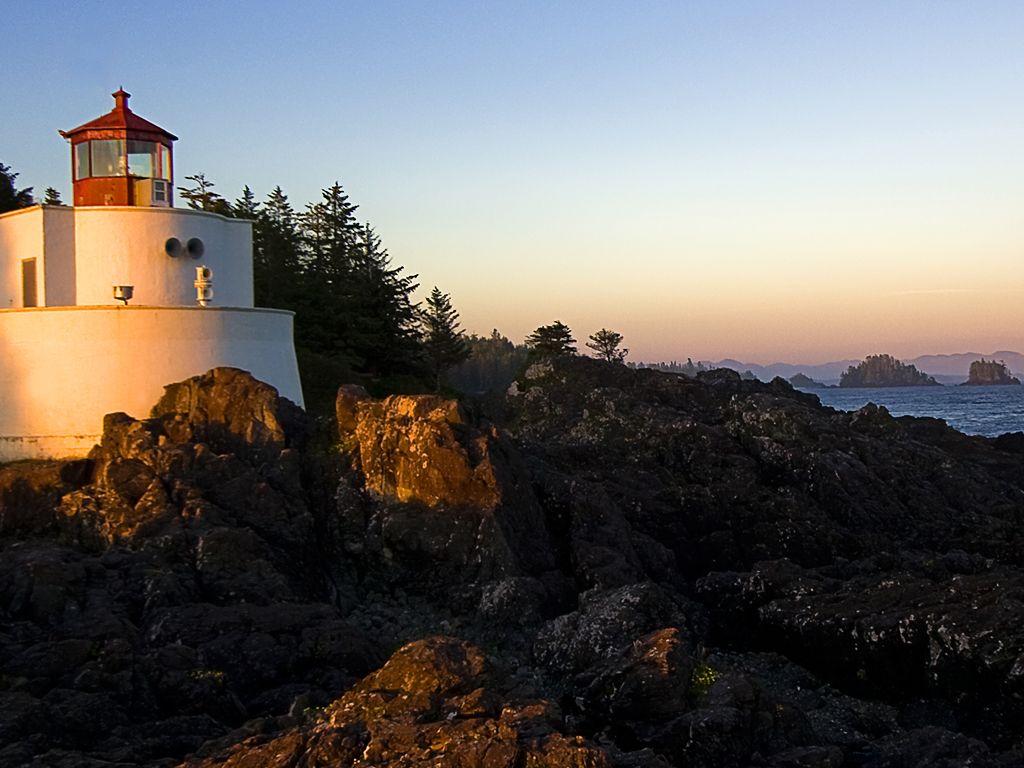
#> input picture light.jpg, 1024 x 768 px
$ python '012-Python PIL numpy graylevel.py'
#> lines starting #> are read from the running program, lines starting #| are printed output that depends on the picture
# Graylevel Transforms
# After reading images to NumPy arrays, we can perform any mathematical operation we like on them
# interval 0 . . . 255.


from PIL import Image
from numpy import *

img = array(Image.open('light.jpg').convert('L'))
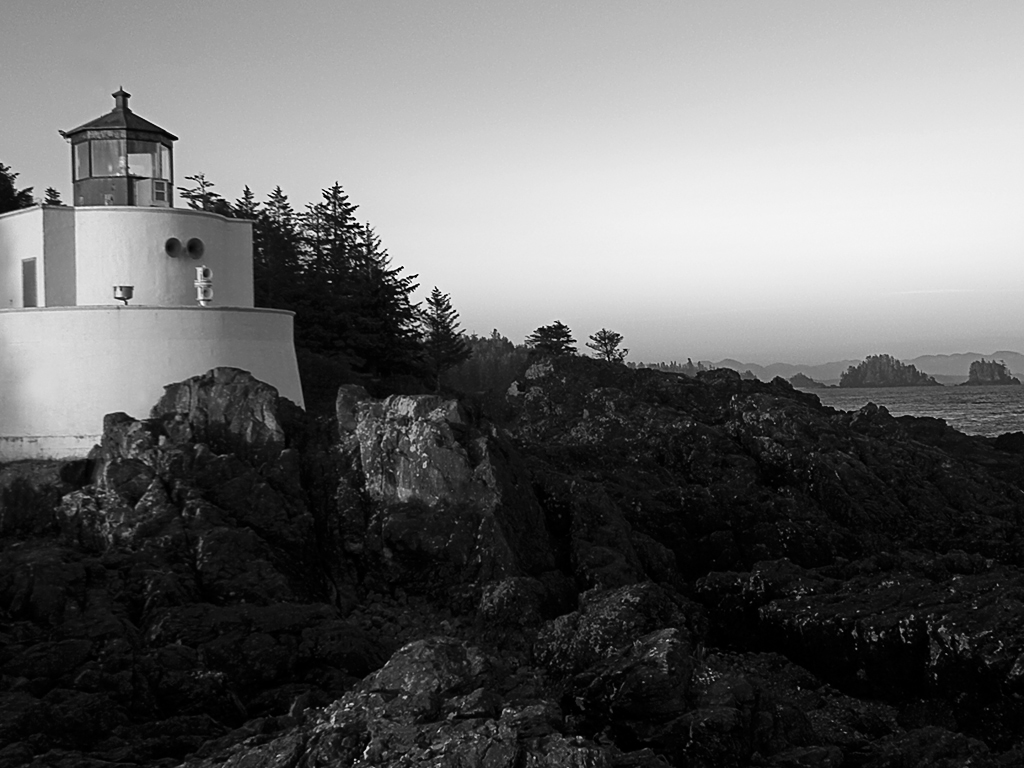
#> img: shape (768, 1024); min 0, max 255, mean 101.6
img0 = array(Image.open('light.jpg'))
#> img0 is the input picture: shape (768, 1024, 3); mean R, G, B 104.2, 100.9, 98.4

img = 52 -img0
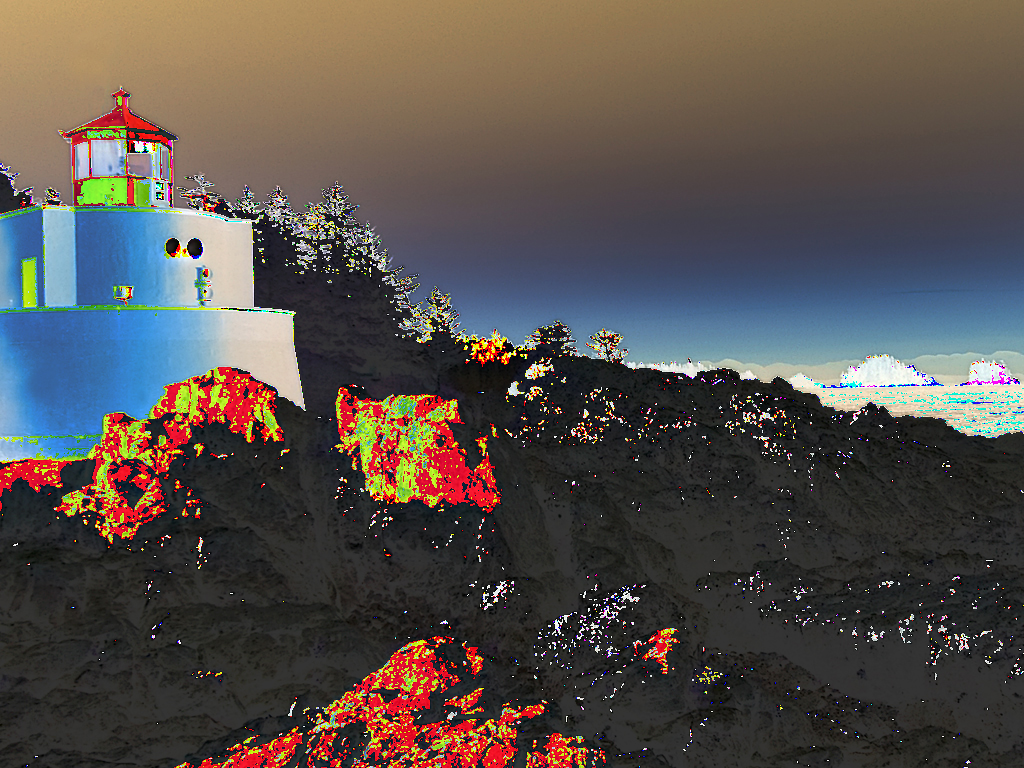
#> img: shape (768, 1024, 3); mean R, G, B 86.3, 79.5, 75.5
img1 = (100.0/255) * img +100
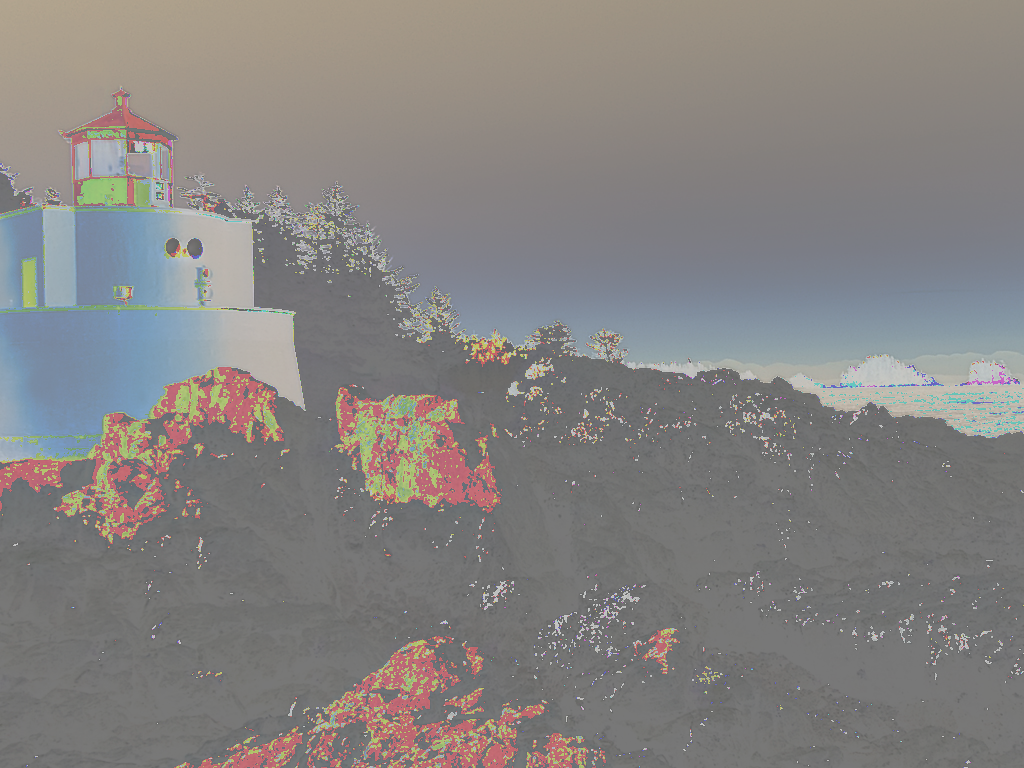
#> img1: shape (768, 1024, 3) float64; mean R, G, B 133.9, 131.2, 129.6
print(img1)
#> (printed output is left out)
img2 = 255.0 * (img/255.0) ** 2
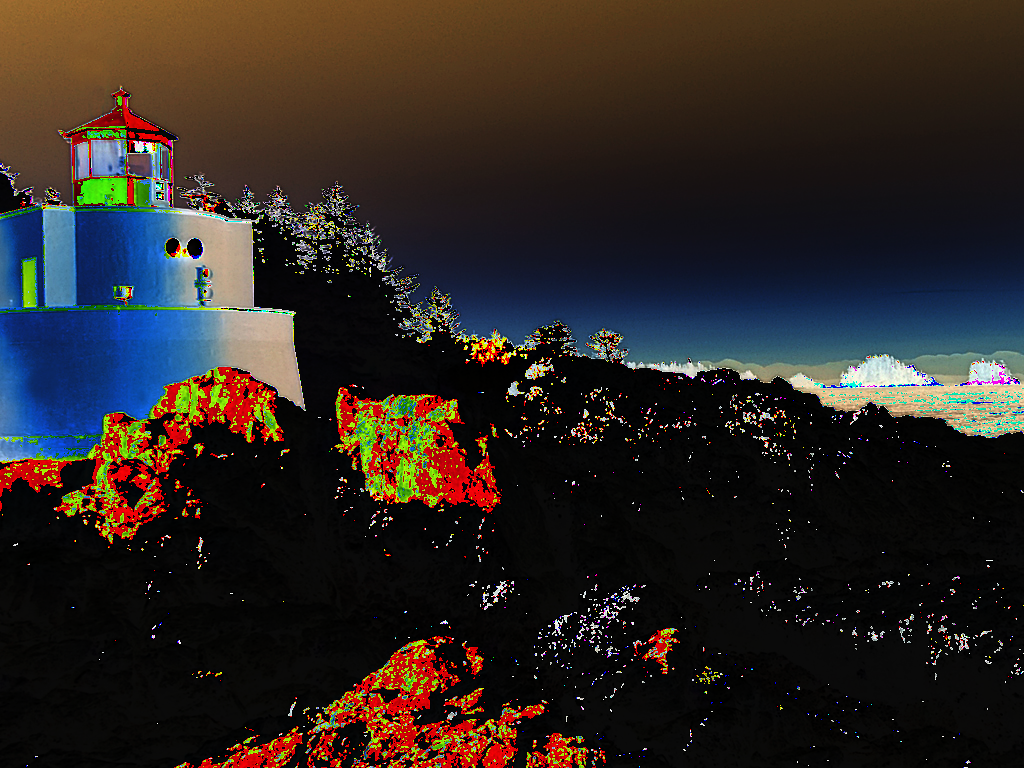
#> img2: shape (768, 1024, 3) float64; mean R, G, B 44.8, 37.7, 34.1

# The reverse of the array() transformation can be done using the PIL function fromarray().

imgs = Image.fromarray(img)
print(imgs.show())
#| None

$ run again, with 112.jpg copied over light.jpg
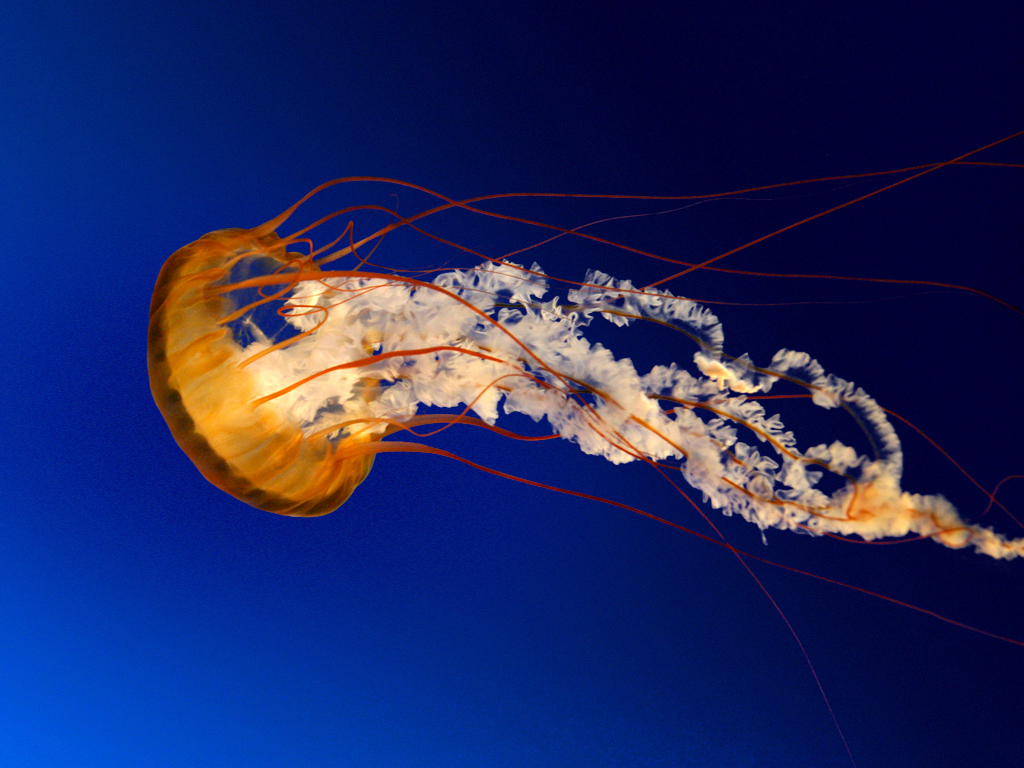
#> input picture 112.jpg, 1024 x 768 px
#> img0 is the input picture: shape (768, 1024, 3); mean R, G, B 31, 39.8, 97.4
#> `img1 = (100.0/255) * img +100`:
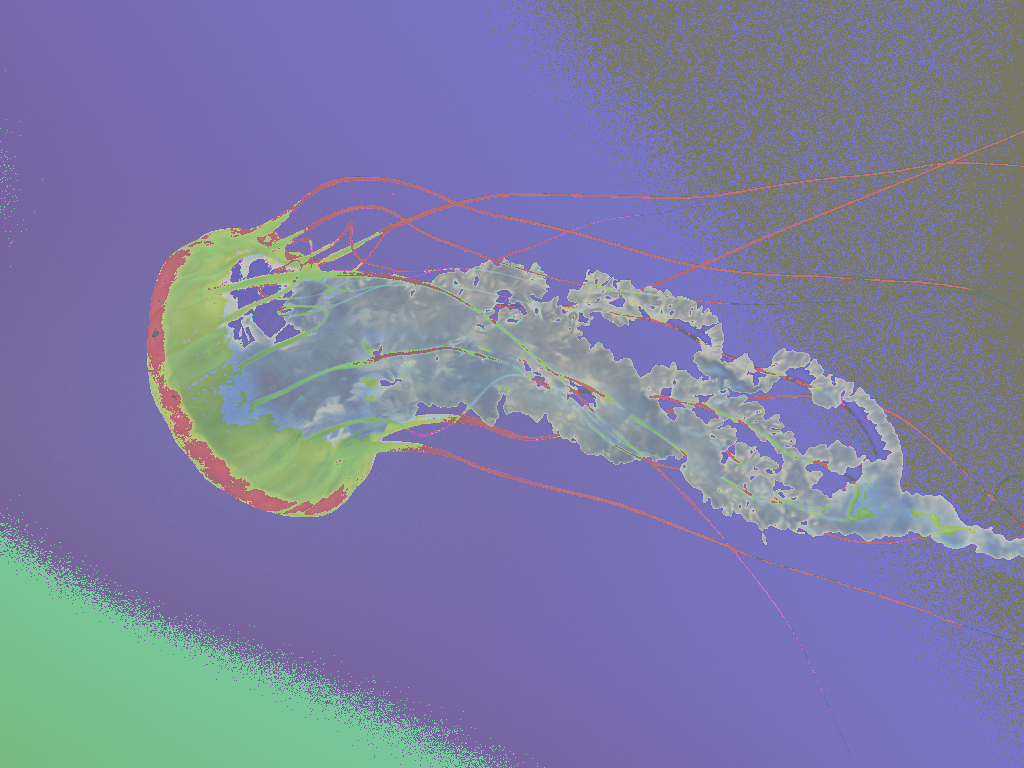
#> img1: shape (768, 1024, 3) float64; mean R, G, B 125.3, 126.6, 162.9
#> (printed output is left out)
#> `img2 = 255.0 * (img/255.0) ** 2`:
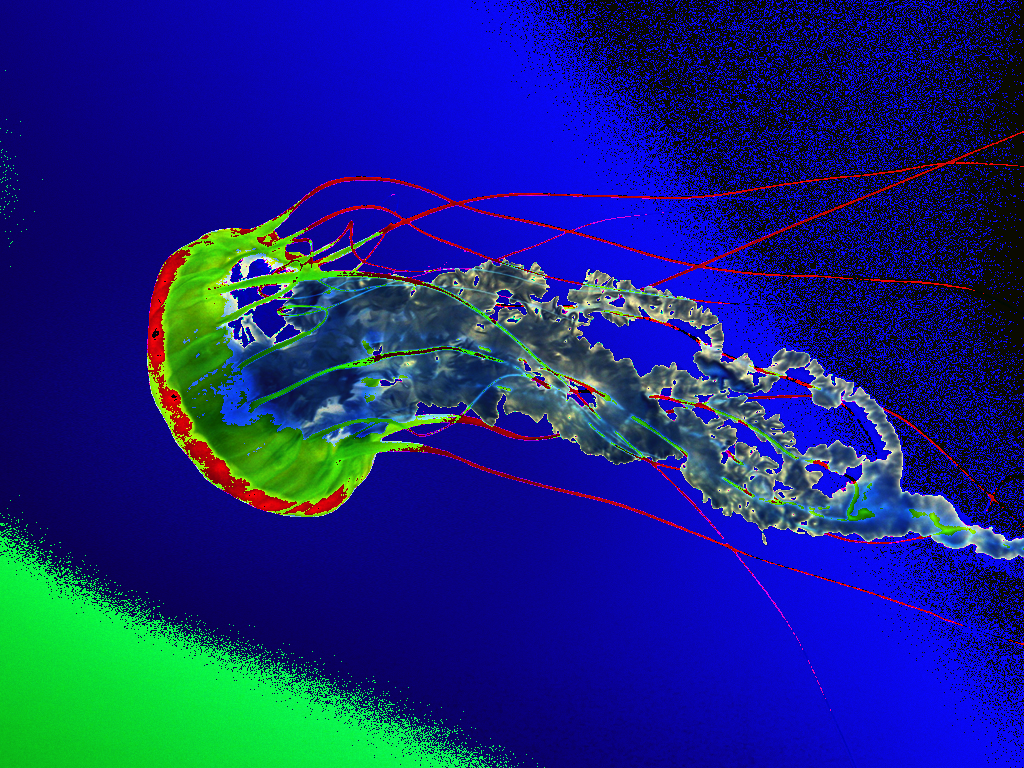
#> img2: shape (768, 1024, 3) float64; mean R, G, B 22.7, 37.8, 127.3
#| None

$ run again, with 123.jpg copied over light.jpg
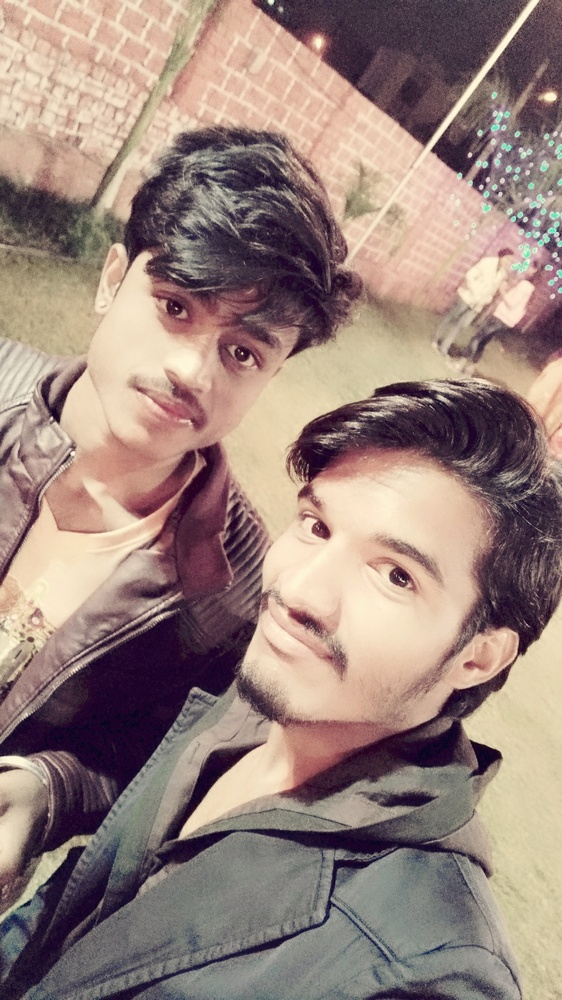
#> input picture 123.jpg, 562 x 1000 px, shrunk from 900 x 1600 before the run
#> img0 is the input picture: shape (1000, 562, 3); mean R, G, B 153.7, 132.1, 124.8
#> `img1 = (100.0/255) * img +100`:
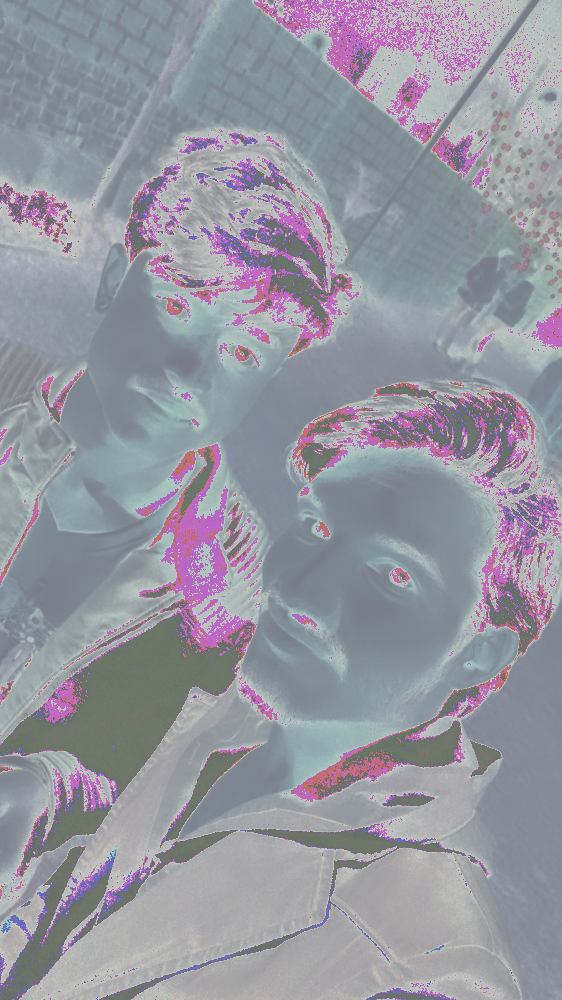
#> img1: shape (1000, 562, 3) float64; mean R, G, B 149.8, 150.3, 160.5
#> (printed output is left out)
#> `img2 = 255.0 * (img/255.0) ** 2`:
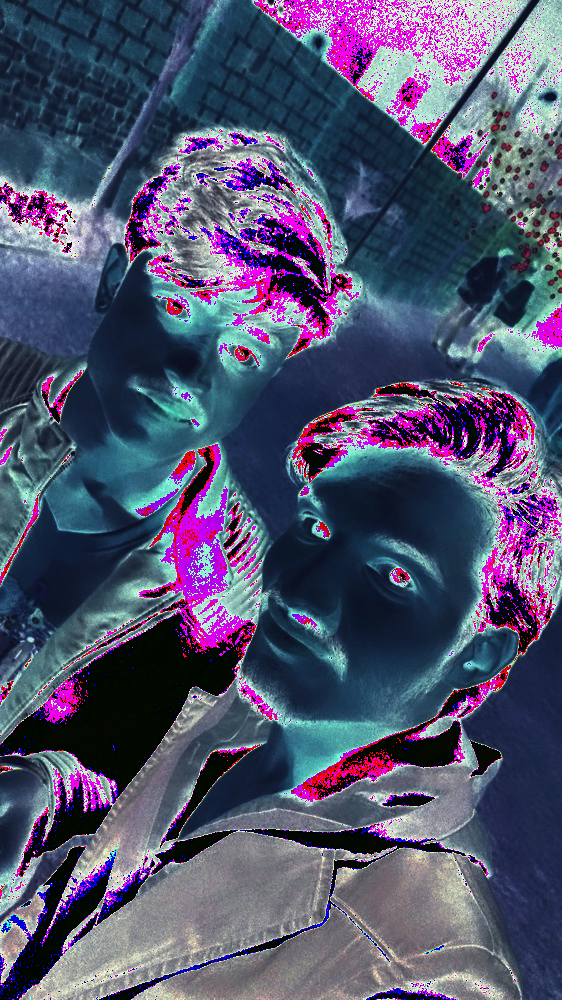
#> img2: shape (1000, 562, 3) float64; mean R, G, B 81.9, 82.6, 110.4
#| None
